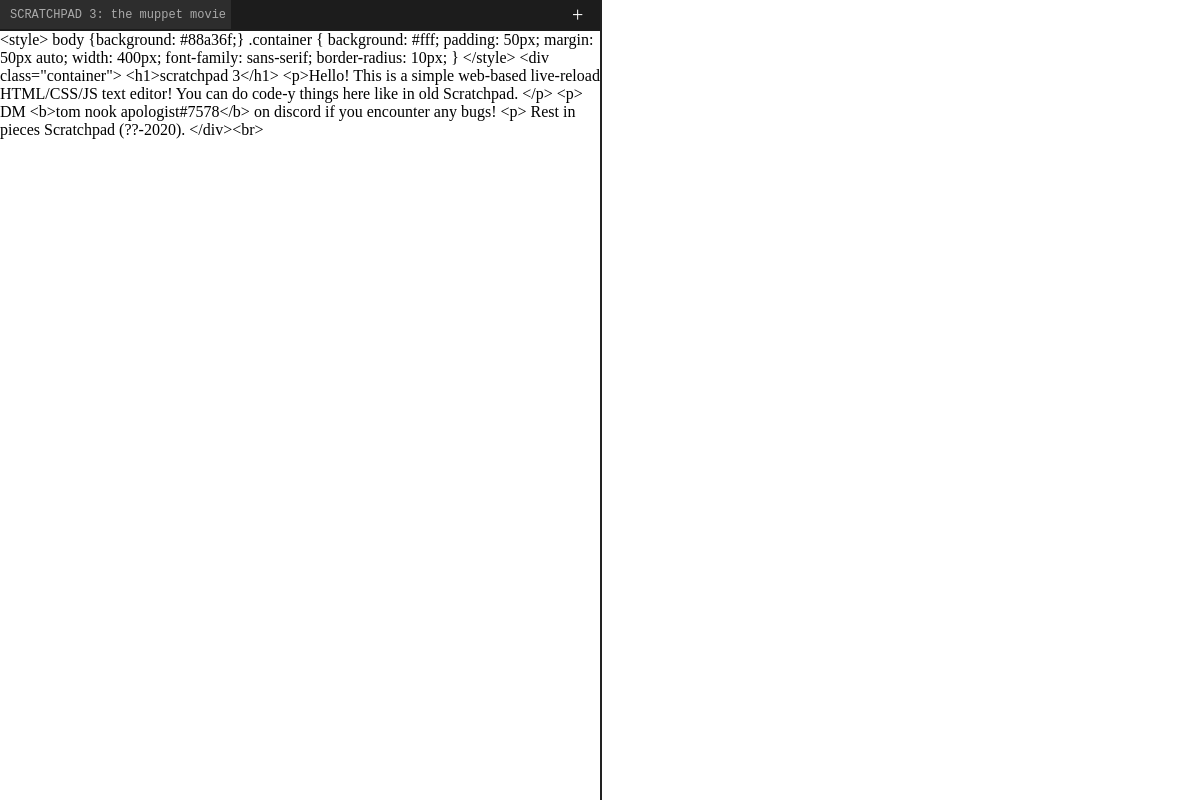
/yellowoppossumcb26b61f-0810-43a7-b85d-c6ce1cc60838, run on the app's committed database.
### tables this page shows
CREATE TABLE post (
  id INTEGER PRIMARY KEY AUTOINCREMENT,
  url_identifier TEXT NOT NULL,
  code_content TEXT NOT NULL,
  page_title TEXT NOT NULL
);

### scratchpad/post.py (the view)
@bp.route('/<url_identifier>')
def code_page(url_identifier):
    db = get_db()
    posts = db.execute(
        'SELECT * FROM post WHERE url_identifier = ?', (url_identifier,)
    ).fetchone()
    return render_template('base.html', post=posts[2], title=posts[3], rand_url=url_identifier)

### scratchpad/db.py (called while the page is built)
def get_db():
    if 'db' not in g:
        g.db = sqlite3.connect(
            current_app.config['DATABASE'],
            detect_types=sqlite3.PARSE_DECLTYPES
        )
        g.db.row_factory = sqlite3.Row
    return g.db

### scratchpad/templates/base.html (shortened to what this page needs)
<!DOCTYPE html>
<html lang="en">
<head>
</head>
<body>
<div id="navbar">
    <div id="title">{{ title }}</div>
    <div id="newpage">+</div>
</div>
<div id="editor-wrap">
    <div id="editor">
        {{ post }}
    </div>
</div>
<iframe id="preview"></iframe>
<link rel="stylesheet" href="{{ url_for('static', filename='scratchpad.css') }}">
</body>
</html>

### scratchpad/static/scratchpad.css (style rules this page uses)
#navbar { position: absolute; height: 31px; top: 0px; left: 0; right: 50%; background: #1c1c1c; color: #666666; transition: all 0.15s; -moz-transition: all 0.15s; -webkit-transition: all 0.15s; overflow: hidden; }
#navbar #title { display: inline-block; text-decoration: none; border: 0; color: #aaa; padding: 8px 5px 7px 10px; font-size: 12px; font-family: Monaco, Menlo, 'Ubuntu Mono', Consolas, source-code-pro, monospace; cursor: pointer; overflow: hidden; white-space: nowrap; }
#newpage { position: absolute; right: 0; width: 25px; height: 25px; padding: 3px; top: 0; color: white; cursor: pointer; z-index: 1; font-size: 20px; line-height: 25px; }

### scratchpad/templates/base.html (style rules this page uses)
#editor { position: absolute; top: 31px; bottom: 0; left: 0; width: 50%; z-index: 4; }
#preview { position: absolute; left: 50%; width: 50%; height: 100%; top: 0; z-index: 0; bottom: 0; right: 0; border: 0px; }

### data on the page
post: page_title "SCRATCHPAD 3: the muppet movie", code_content "<style> body {background: #88a36f;} .container { background: #fff; padding: 50px; margin: 50px auto; width: 400px; font-family: sans-serif; border-radius: 10px; } </style> <div class=\"container\"> <h1>scratchpad 3</h1> <p>Hello! This is a simple web-based live-reload HTML/CSS/JS text editor! You can do code-y things here like in old Scratchpad. </p> <p> DM <b>tom nook apologist#7578</b> on discord if you encounter any bugs! <p> Rest in pieces Scratchpad (??-2020). </div><br>"
